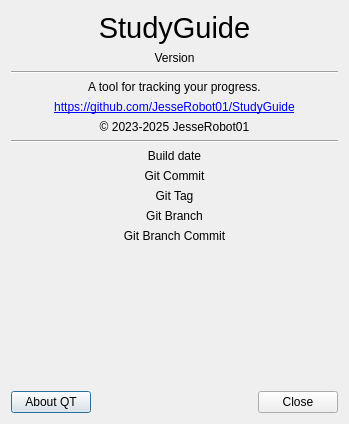
<?xml version="1.0" encoding="UTF-8"?>
<ui version="4.0">
 <class>About</class>
 <widget class="QWidget" name="About">
  <property name="geometry">
   <rect>
    <x>0</x>
    <y>0</y>
    <width>349</width>
    <height>424</height>
   </rect>
  </property>
  <property name="windowTitle">
   <string>About</string>
  </property>
  <layout class="QVBoxLayout" name="verticalLayout">
   <item>
    <widget class="QLabel" name="label">
     <property name="font">
      <font>
       <family>Segoe UI</family>
       <pointsize>22</pointsize>
      </font>
     </property>
     <property name="text">
      <string>StudyGuide</string>
     </property>
     <property name="alignment">
      <set>Qt::AlignmentFlag::AlignCenter</set>
     </property>
    </widget>
   </item>
   <item>
    <widget class="QLabel" name="version">
     <property name="text">
      <string notr="true">Version</string>
     </property>
     <property name="alignment">
      <set>Qt::AlignmentFlag::AlignCenter</set>
     </property>
    </widget>
   </item>
   <item>
    <widget class="Line" name="line">
     <property name="orientation">
      <enum>Qt::Orientation::Horizontal</enum>
     </property>
    </widget>
   </item>
   <item>
    <widget class="QLabel" name="label_3">
     <property name="text">
      <string>A tool for tracking your progress.</string>
     </property>
     <property name="alignment">
      <set>Qt::AlignmentFlag::AlignCenter</set>
     </property>
    </widget>
   </item>
   <item>
    <widget class="QLabel" name="label_2">
     <property name="text">
      <string notr="true">&lt;a href=&quot;https://github.com/JesseRobot01/StudyGuide&quot;&gt;https://github.com/JesseRobot01/StudyGuide&lt;/a&gt;</string>
     </property>
     <property name="alignment">
      <set>Qt::AlignmentFlag::AlignCenter</set>
     </property>
     <property name="openExternalLinks">
      <bool>true</bool>
     </property>
     <property name="textInteractionFlags">
      <set>Qt::TextInteractionFlag::LinksAccessibleByMouse</set>
     </property>
    </widget>
   </item>
   <item>
    <widget class="QLabel" name="label_4">
     <property name="text">
      <string notr="true">© 2023-2025 JesseRobot01</string>
     </property>
     <property name="alignment">
      <set>Qt::AlignmentFlag::AlignCenter</set>
     </property>
    </widget>
   </item>
   <item>
    <widget class="Line" name="line_2">
     <property name="orientation">
      <enum>Qt::Orientation::Horizontal</enum>
     </property>
    </widget>
   </item>
   <item>
    <widget class="QLabel" name="date">
     <property name="text">
      <string notr="true">Build date</string>
     </property>
     <property name="alignment">
      <set>Qt::AlignmentFlag::AlignCenter</set>
     </property>
    </widget>
   </item>
   <item>
    <widget class="QLabel" name="commit">
     <property name="text">
      <string notr="true">Git Commit</string>
     </property>
     <property name="alignment">
      <set>Qt::AlignmentFlag::AlignCenter</set>
     </property>
    </widget>
   </item>
   <item>
    <widget class="QLabel" name="tag">
     <property name="text">
      <string notr="true">Git Tag</string>
     </property>
     <property name="alignment">
      <set>Qt::AlignmentFlag::AlignCenter</set>
     </property>
    </widget>
   </item>
   <item>
    <widget class="QLabel" name="branch">
     <property name="text">
      <string notr="true">Git Branch</string>
     </property>
     <property name="alignment">
      <set>Qt::AlignmentFlag::AlignCenter</set>
     </property>
    </widget>
   </item>
   <item>
    <widget class="QLabel" name="branchCommit">
     <property name="text">
      <string notr="true">Git Branch Commit</string>
     </property>
     <property name="alignment">
      <set>Qt::AlignmentFlag::AlignCenter</set>
     </property>
    </widget>
   </item>
   <item>
    <spacer name="verticalSpacer">
     <property name="orientation">
      <enum>Qt::Orientation::Vertical</enum>
     </property>
     <property name="sizeHint" stdset="0">
      <size>
       <width>17</width>
       <height>155</height>
      </size>
     </property>
    </spacer>
   </item>
   <item>
    <layout class="QHBoxLayout" name="horizontalLayout">
     <item>
      <widget class="QPushButton" name="aboutQT">
       <property name="minimumSize">
        <size>
         <width>0</width>
         <height>0</height>
        </size>
       </property>
       <property name="text">
        <string>About QT</string>
       </property>
       <property name="checkable">
        <bool>false</bool>
       </property>
       <property name="autoRepeat">
        <bool>false</bool>
       </property>
       <property name="autoExclusive">
        <bool>false</bool>
       </property>
       <property name="autoDefault">
        <bool>false</bool>
       </property>
       <property name="default">
        <bool>true</bool>
       </property>
       <property name="flat">
        <bool>false</bool>
       </property>
      </widget>
     </item>
     <item>
      <spacer name="horizontalSpacer">
       <property name="orientation">
        <enum>Qt::Orientation::Horizontal</enum>
       </property>
       <property name="sizeHint" stdset="0">
        <size>
         <width>40</width>
         <height>20</height>
        </size>
       </property>
      </spacer>
     </item>
     <item>
      <widget class="QPushButton" name="close">
       <property name="text">
        <string>Close</string>
       </property>
      </widget>
     </item>
    </layout>
   </item>
  </layout>
 </widget>
 <resources/>
 <connections>
  <connection>
   <sender>close</sender>
   <signal>clicked()</signal>
   <receiver>About</receiver>
   <slot>close()</slot>
   <hints>
    <hint type="sourcelabel">
     <x>301</x>
     <y>401</y>
    </hint>
    <hint type="destinationlabel">
     <x>174</x>
     <y>211</y>
    </hint>
   </hints>
  </connection>
 </connections>
</ui>
